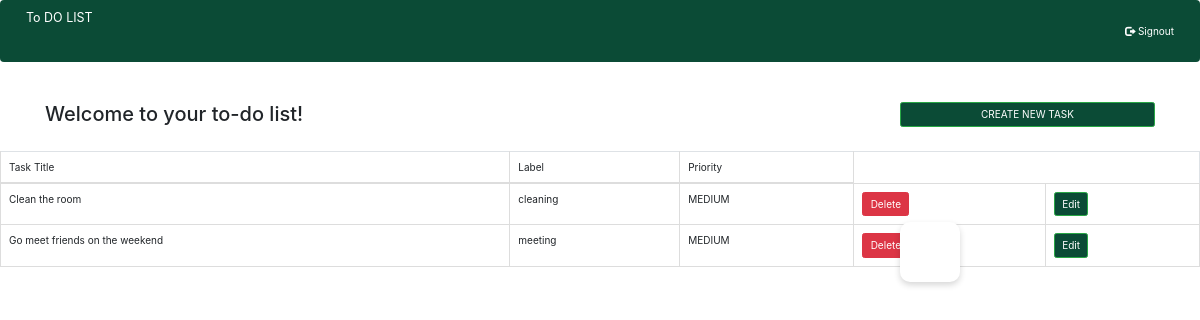
Page /listView (signed in) on the committed database.
### app.py (models this page shows)
class Tasklist(db.Model):
    id = db.Column(db.Integer, primary_key=True)
    task_title = db.Column(db.String(30), nullable=False, unique=True)
    priority = db.Column(db.String(20), nullable=False)
    labels = db.Column(db.String(500), nullable=True)
    user_id = db.Column(db.Integer, db.ForeignKey('user.id'), nullable=False)

### app.py (the view)
@app.route('/listView')
def listView():
    if (session['username']):
        username = session.get('username')
        user = User.query.filter_by(username=username).first()
        con = sql.connect("database.db")
        con.row_factory = sql.Row
        user_id = user.id
        print(type(user_id))
        print(user_id)
        cur = con.cursor()
        cur.execute("select * from tasklist WHERE user_id = "+str(user_id))
        rows = cur.fetchall();
        return render_template('listView.html',rows = rows)
    else:
        unsuccessful = 'Please Login'
        return render_template('signIn.html', umessage=unsuccessful)

### app.py (called while the page is built)
@login_manager.user_loader # this call back is used to reload the user object from the user id stored in the session
def load_user(user_id):
    return User.query.get(int(user_id))

### templates/listView.html (shortened to what this page needs)
<!DOCTYPE html>
<html lang="en">
<head>
  <link rel="stylesheet" href="{{ url_for('static', filename='css/global.css') }}">
  <link rel="stylesheet" type="text/css" href="/css/bootstrap.min.css">
  <link rel="stylesheet" href="https://cdn.jsdelivr.net/npm/bootstrap@4.6.1/dist/css/bootstrap.min.css">
</head>
<body >
    <nav class="navbar navbar-expand-lg " style="background-color: #0B4B36;">
        <a class="navbar-brand" style="color: #FFFFFF;">To DO LIST</a>
        <div class="collapse navbar-collapse" id="navbarSupportedContent">
            <ul class="nav navbar-nav navbar-right"  >
                <li><a href="{{url_for("logout")}}" style="color: #FFFFFF;"><span class="glyphicon glyphicon-log-out"></span> Signout</a></li>
            </ul>
        </div>
      </nav>
        <div class="container welcome">
         <div class="row">
            <div class="col-9">
                <h2>Welcome to your to-do list!</h2>
            </div>
            <div class="col">
                <button type="button" name="createNewTask" class="btn btn-success btn-block" data-toggle="modal" data-target="#exampleModal" >CREATE NEW TASK</button>
                <form class="form-container" action = "{{ url_for('addTask') }}" method="POST">
                </form>
            </div>
        </div>
            </div>
            <div class="row">
                <div class="container-fluid">
                  <table class="table table-bordered">
                      <thead>
                          <td>Task Title</td>
                          <td>Label</td>
                          <td>Priority</td>
                      </thead>
                      {% for row in rows %}
                          <tr>
                              <td>{{row["task_title"]}} </td>
                              <td>{{row["labels"]}}</td>
                              <td>{{row["priority"]}}</td>
                              <td>
                                  <form action= "{{ url_for('delrecord') }}" method = "POST">
                                      <button type="submit" class="btn btn-danger" name="task_id" value={{row['id']}}>Delete</button>
                                  </form>
                              </td>
                              <td>
                                    <button type="submit" class="btn btn-success" >Edit</button>
                            </td>
                          </tr>
                      {% endfor %}
                  </table>
              </div>
            </div>
</body>
</html>

### static/css/global.css (style rules this page uses)
.form-container { position: absolute; top: 15vh; background: #fff; padding:30px; border-radius: 10px; box-shadow: 0px 3px 6px rgba(0, 0, 0, 0.16) }
.btn-success, .btn-success:hover, .btn-success:active, .btn-primary:visited { background-color: #0B4B36 !important; }
.welcome { padding: 20px; }
h2 { color:0B4B36; font-family:Montserrat; font-weight: 800; }

### rows in the picture
Tasklist: task_title "Clean the room", labels "cleaning", priority "MEDIUM", {{ row['id'] }} 8 (drawn)
Tasklist: task_title "Go meet friends on the weekend", labels "meeting", priority "MEDIUM", {{ row['id'] }} 9 (drawn)
